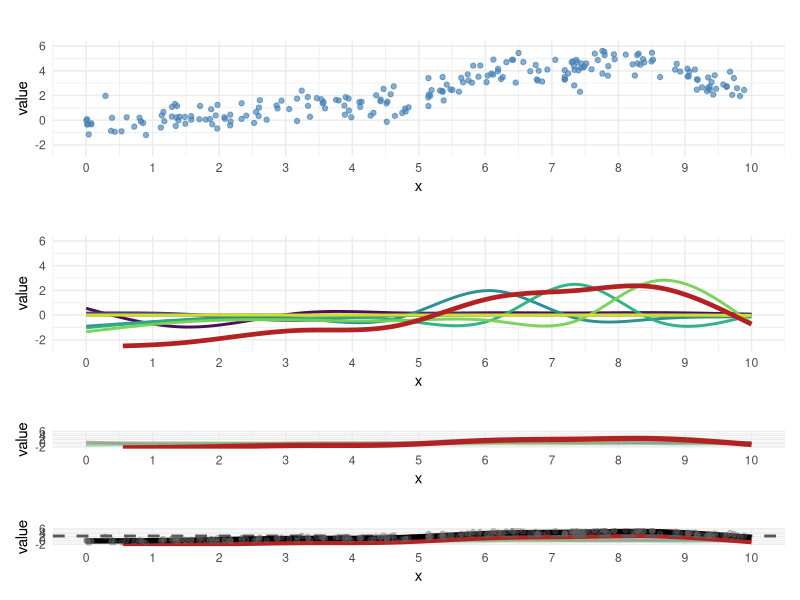

Recreate this plot in R.
## ---- chunk 1
# ------------------------------------------------------------
# Updated visualization with fixed axes
# y-axis: -2.5 to 6
# x-axis: 0 to 10 in increments of 1
# ------------------------------------------------------------

library(mgcv)
library(ggplot2)
library(dplyr)
library(tidyr)
library(patchwork)

set.seed(42)

# 1) Simulate irregular data (NO sin/cos)
n <- 220
x <- sort(runif(n, 0, 10))

f_true <- function(x) {
  0.25 * x - 0.02 * x^2 +
    ifelse(x > 2.5,  1.0 * (x - 2.5), 0) +
    ifelse(x > 6.0, -1.4 * (x - 6.0), 0) +
    1.8 * exp(-0.5 * ((x - 8.3)/0.55)^2) -
    1.6 * exp(-0.5 * ((x - 4.8)/0.70)^2)
}

y <- f_true(x) + rnorm(n, sd = 0.7)
dat <- data.frame(x, y)

# 2) Fit GAM
m <- gam(y ~ s(x, bs = "cr", k = 8),
         data = dat,
         method = "REML")

# 3) Grid + lpmatrix

xgrid <- data.frame(x = seq(0, 10, length.out = 400))
Xp <- predict(m, newdata = xgrid, type = "lpmatrix")

ind <- m$smooth[[1]]$first.para:m$smooth[[1]]$last.para
B <- Xp[, ind, drop = FALSE]
b <- coef(m)[ind]

b0 <- coef(m)[1]

Cmat <- sweep(B, 2, b, `*`)
smooth_only <- rowSums(Cmat)
fit_full <- b0 + smooth_only

smooth_df <- data.frame(x = xgrid$x, smooth_only = smooth_only)
fit_df <- data.frame(x = xgrid$x, fit_full = fit_full, intercept = b0)

contrib_df <- as.data.frame(Cmat)
contrib_df$x <- xgrid$x

contrib_long <- contrib_df %>%
  pivot_longer(-x, names_to = "component", values_to = "contrib") %>%
  mutate(component = factor(component, levels = unique(component)))

# ------------------------------------------------------------
# FIXED AXES
# ------------------------------------------------------------
x_scale <- scale_x_continuous(
  limits = c(0, 10),
  breaks = seq(0, 10, 1)
)

y_scale <- scale_y_continuous(
  limits = c(-2.5, 6)
)

# ------------------------------------------------------------
# p1
# ------------------------------------------------------------
p1 <- ggplot(dat, aes(x, y)) +
  geom_point(alpha = 0.65, color = "steelblue") +
  x_scale + y_scale +
  theme_minimal() +
  labs(title = "",
       x = "x", y = "value")

# ------------------------------------------------------------
# p2
# ------------------------------------------------------------
p2 <- ggplot() +
  geom_line(data = contrib_long,
            aes(x, contrib, color = component, group = component),
            linewidth = 1, alpha = 0.95) +
  geom_line(data = smooth_df,
            aes(x, smooth_only),
            linewidth = 1.6, color = "firebrick") +
  x_scale + y_scale +
  theme_minimal() +
  scale_color_viridis_d(end = 0.95) +
  theme(legend.position = "none") +
  labs(title = "",
       x = "x", y = "value")

# ------------------------------------------------------------
# p3
# ------------------------------------------------------------
p3 <- ggplot() +
  geom_line(data = contrib_long,
            aes(x, contrib, color = component, group = component),
            linewidth = 1, alpha = 0.20) +
  geom_line(data = smooth_df,
            aes(x, smooth_only),
            linewidth = 1.8, color = "firebrick") +
  x_scale + y_scale +
  theme_minimal() +
  scale_color_viridis_d(end = 0.95) +
  theme(legend.position = "none") +
  labs(title = "",
       x = "x", y = "value")

# ------------------------------------------------------------
# p4
# ------------------------------------------------------------
p4 <- ggplot() +
  geom_line(data = contrib_long,
            aes(x, contrib, color = component, group = component),
            linewidth = 1, alpha = 0.18) +
  geom_line(data = smooth_df,
            aes(x, smooth_only),
            linewidth = 1.6, color = "firebrick") +
  geom_hline(yintercept = b0,
             linewidth = 1.0, linetype = "dashed", color = "gray35") +
  geom_line(data = fit_df,
            aes(x, fit_full),
            linewidth = 1.8, color = "black") +
  geom_point(data = dat, aes(x, y),
             alpha = 0.35, color = "gray40") +
  x_scale + y_scale +
  theme_minimal() +
  scale_color_viridis_d(end = 0.95) +
  theme(legend.position = "none") +
  labs(title = "",
       x = "x", y = "value")

(p1 / p2) / (p3 / p4)
